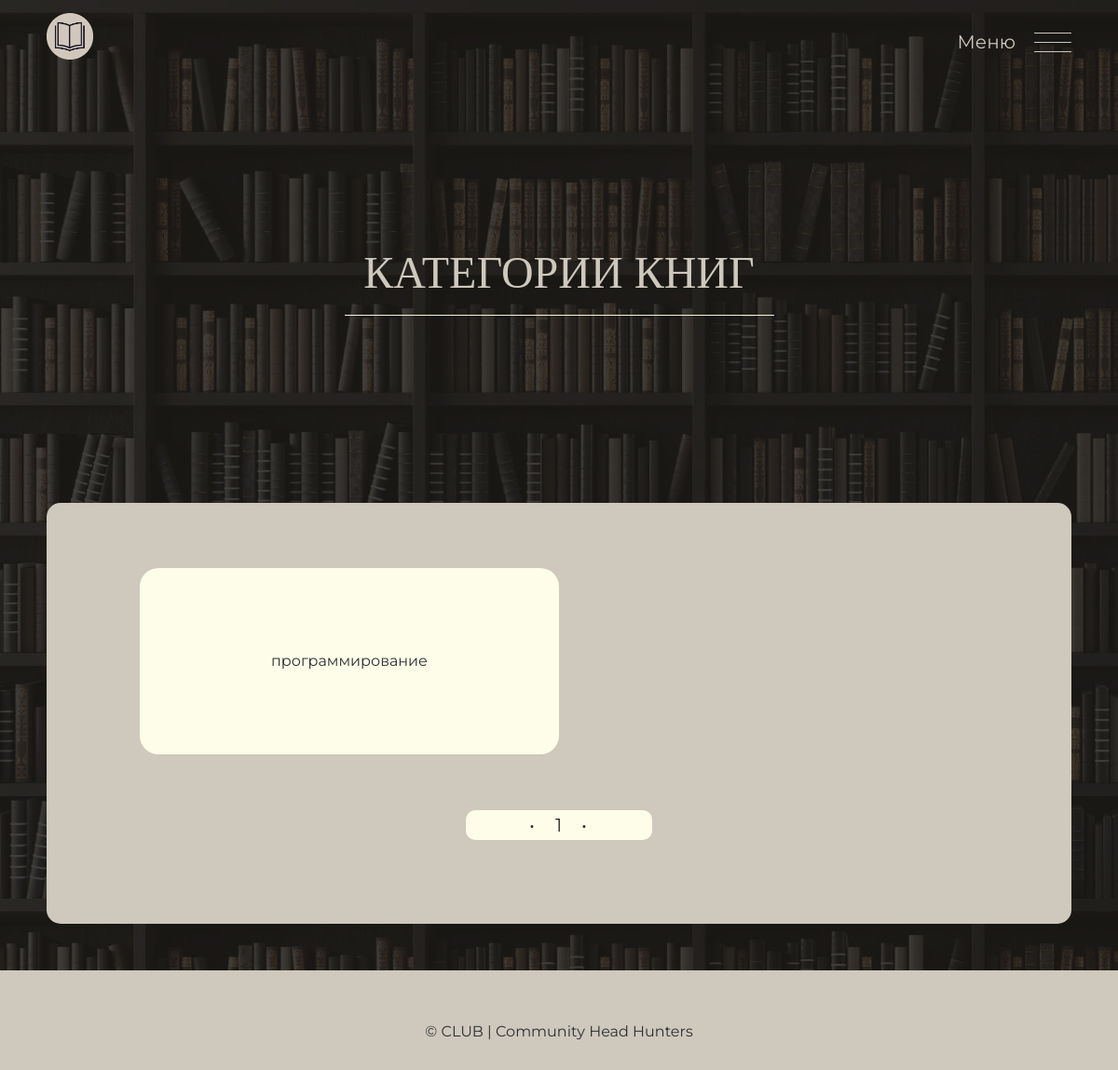
The page /categories on the database as committed earlier.
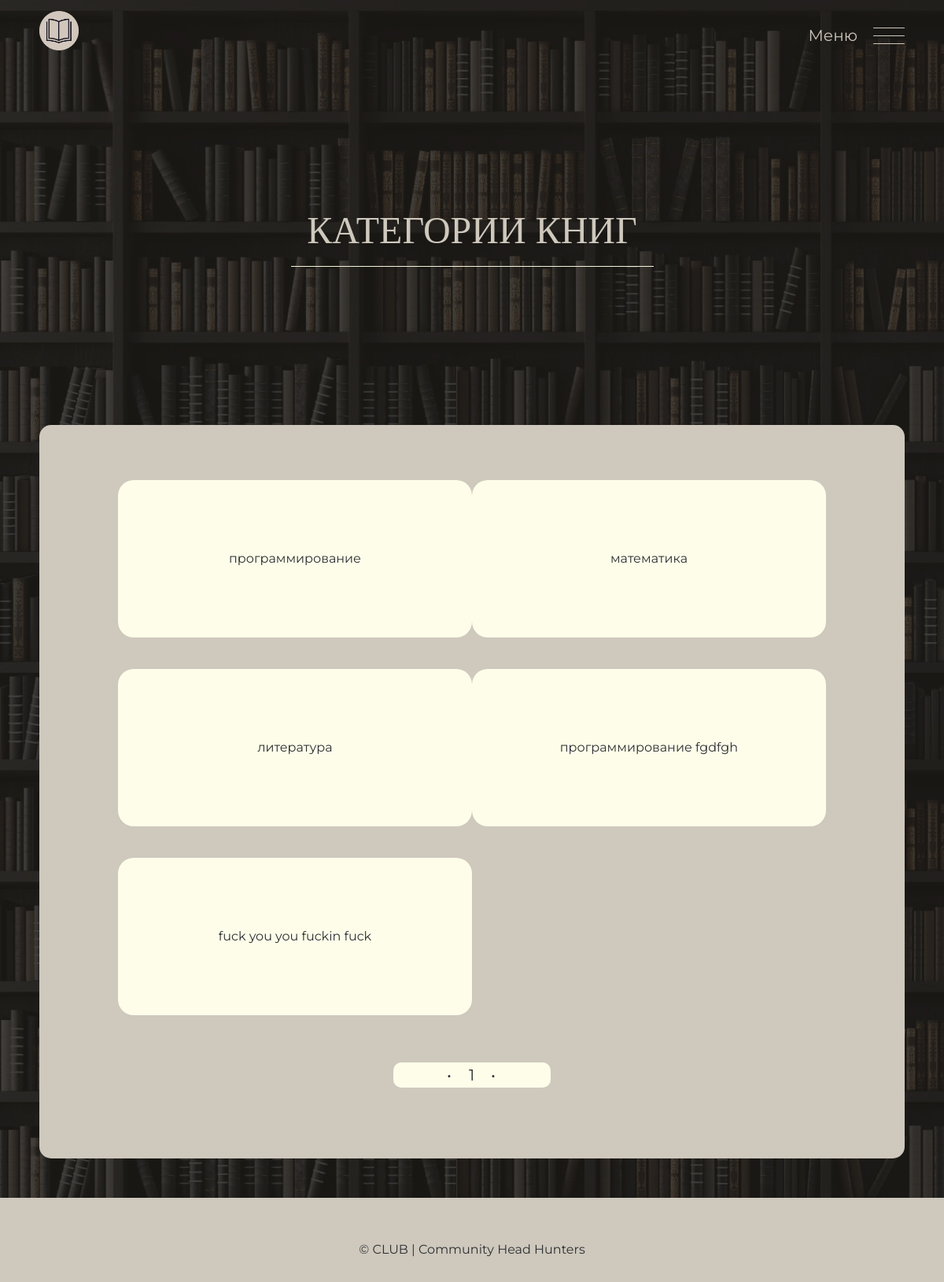
The same page on the database as committed later.
### app/models.py (models this page shows)
class Category(database.Model, SerializerMixin):
    __tablename__ = "categories"
    id = database.Column(database.Integer, primary_key=True)
    name = database.Column(database.String(256), unique=True, index=True)
    books = database.relationship('Book', backref='category', lazy='dynamic', cascade="all, delete, delete-orphan")
    topics = database.relationship('DiscussionTopic', backref='category', lazy='dynamic', cascade="all, delete, delete-orphan")

### app/main/views.py (the view)
@main.route('/categories', methods=['GET'])
def categories():
    list_id = request.args.get('list_id', None, type=int)
    category_pagination = Category.query.order_by().paginate(
        1, per_page=ELEMS_COUNT, error_out=False)
    categories = category_pagination.items
    return render_template('main/categories.html', categories=categories, category_pagination=category_pagination, list_id=list_id)

### app/auth/views.py (called while the page is built)
@auth.before_app_request
def before_request():
    if current_user.is_authenticated \
            and not current_user.confirmed \
            and request.endpoint \
            and request.blueprint != 'auth' \
            and request.endpoint != 'static':
        return redirect(url_for('auth.unconfirmed'))

### app/main/views.py (called while the page is built)
@main.app_context_processor
def inject_roles():
    return dict(Role=Role)

@main.app_context_processor
def inject_months_dict():
    return dict(months_dict=months_dict)

### app/personal/views.py (called while the page is built)
@personal.app_context_processor
def inject_roles():
    return dict(Role=Role)

### app/templates/main/categories.html (shortened to what this page needs)
{% import "lists_macro.html" as macros %}
<!DOCTYPE html>
<html lang="ru">
<head>
  <link rel="stylesheet" href="{{url_for('static', filename='styles/css/normalize.css')}}" />
  <link rel="stylesheet" href="{{url_for('static', filename='styles/css/style.css')}}" />
</head>
<body>
  <header class="header">
    <div class="header__container container">
      <a class="header__logo" href="{{url_for('main.index')}}">
        <img class="header__logo-image" src="{{url_for('static', filename='styles/img/logo.png')}}"
          alt="Логотип MAGIC BOOK KEEPER">
      </a>
      <div class="header__right">
        <span class="header__menu">Меню</span>
        <button class="header__burger hamburger hamburger__collapse js-burger" type="button">
          <span class="hamburger__box">
            <span class="hamburger__inner"></span>
          </span>
        </button>
      </div>
    </div>
  </header>
  <main>
    <section class="main">
      <div class="main__container container">
        <div class="main__top">
          <h1 class="main__title">Категории книг</h1>
          <svg width="461" height="1" viewBox="0 0 461 1" fill="none" xmlns="http://www.w3.org/2000/svg">
            <line y1="0.5" x2="461" y2="0.5" stroke="#F5F5DC" />
          </svg>
        </div>
      </div>
    </section>
    <section id="1" class="category">
      <div class="category__container container">
        <div class="category__wrap">
          <ul class="category__list list-reset" id="categories_block">
            {% for category in categories %}
            <li class="category__elem" id="{{category.id}}category_info"><a
                href="{{url_for('main.search_by_category', name=category.name, list_id=list_id)}}"
                class="category__book-link">
                <div class="category__block">{{ category.name }}</div>
              </a></li>
            {% endfor %}
          </ul>
          {% if category_pagination %}
          <div class="list__pagination pagination" id="user_pagination_container">
            <ul class="pagination__list list-reset" id="pagination">
              <li class="pagination__item disabled">
                  &bull;
              </li>
              {% for p in category_pagination.iter_pages() %}
                  {% if p %}
                    <li class="pagination__item active">
                        <a id="{{p}}list_pagi" data-url="/get_categories_page/{{p}}">{{ p }}</a>
                    </li>
                  {% else %}
                    <li class="pagination__item disabled"><a href="#">&hellip;</a></li>
                  {% endif %}
              {% endfor %}
              <li class="pagination__item disabled">
                  &bull;
              </li>
            </ul>
          </div>
          {% endif %}
        </div>
      </div>
    </section>
  </main>
  <footer class="footer">
    <div class="footer__container container">
      <a href="#" class="footer__wrap">© CLUB | Community Head Hunters</a>
    </div>
  </footer>
</body>
</html>

### app/static/styles/css/style.css (style rules this page uses)
html { box-sizing: border-box; }
*, *::before, *::after { box-sizing: inherit; }
body { font-family: "Montserrat", sans-serif; font-size: var(--default-fs); line-height: var(--default-lh); color: var(--black); background-color: #F5F5F5; background-image: url(../img/back19201.jpg); background-repeat: repeat; background-position: top center; }
img, svg { max-width: 100%; }
a { color: inherit; text-decoration: none; }
.container { margin-left: auto; margin-right: auto; padding-left: var(--container-padding); padding-right: var(--container-padding); max-width: var(--container-max-width); }
.list-reset { margin: 0; padding-left: 0; list-style: none; }
.pagination__list { display: flex; flex-wrap: wrap; align-items: center; justify-content: center; margin-top: 20px; }
.pagination__item { font-size: 20px; transition: font-weight .5s linear; }
.pagination__item:not(:last-child) { margin-right: 20px; }
.footer { height: 107px; }

### app/static/styles/css/_variables.css (style rules this page uses)
:root { --container-max-width: 1270px; --container-padding: 50px; --dark: #333; --white: #fff; --black: #2E3033; --orange: #FF9900; --focus: #FFB84D; --active: #E1670E; --gray: #666666; --footer: #CACACA; ; --regular: 400; --medium: 500; --semibold: 600; --bold: 700; --extrabold: 800; --default-fs: 16px; --default-lh: 32px; }

### app/static/styles/css/_header.css (style rules this page uses)
.header { padding-top: 14px; padding-bottom: 14px; }
.header__container { display: flex; flex-wrap: wrap; align-items: center; justify-content: space-between; color: #cec8bd; }
.header__right { display: flex; justify-content: center; align-items: center; }
.header__menu { margin-right: 20px; font-size: 20px; }
.header__logo-image { width: 50px; height: 50px; }

### app/static/styles/css/_main.css (style rules this page uses)
.main { display: flex; flex-direction: column; align-items: center; justify-content: center; padding-top: 180px; padding-bottom: 180px; }
.main__container { display: flex; flex-direction: column; align-items: center; justify-content: center; color: #cec8bd; }
.main__top { display: flex; flex-direction: column; align-items: center; justify-content: center; }
.main__title { margin-top: 0; text-align: center; margin-bottom: 21px; max-width: 900px; font-size: 48px; line-height: 48px; font-weight: var(--regular); font-family: 'Montaga'; text-transform: uppercase; }

### app/static/styles/css/_footer.css (style rules this page uses)
.footer { padding-top: 50px; padding-bottom: 25px; background-color: #cec8bd; }
.footer__wrap { display: flex; flex-direction: column; align-items: center; justify-content: center; color: #2E3033; text-align: center; }

### app/static/styles/css/_lists.css (style rules this page uses)
.list__pagination { margin-bottom: 20px; outline: none; cursor: pointer; }
.pagination__item { width: 8px; cursor: pointer; }
.pagination__list { width: 200px; border-radius: 10px; background-color: #fdfde9; }
.list__pagination { display: flex; justify-content: center; align-items: center; margin-bottom: 20px; outline: none; cursor: pointer; }

### app/static/styles/css/admin.css (style rules this page uses)
.category__list { display: flex; flex-wrap: wrap; justify-content: flex-start; align-items: center; }
.category__elem { position: relative; display: flex; justify-content: center; align-items: center; width: 300px; height: 200px; border-radius: 20px; background-color: #fdfde9; margin-bottom: 40px; cursor: pointer; transition: background-color 0.3s linear, color 0.3s linear; }
.category__block { display: flex; justify-content: center; align-items: center; width: 300px; height: 200px; border-radius: 20px; background-color: transparent; }
.category { padding-bottom: 50px; }
.category__wrap { padding: 70px 52px; border-radius: 15px; background-color: #cec8bd; }
.category__elem:not(:nth-child(3n)) { margin-right: 80px; }

### app/static/styles/css/media.css (style rules this page uses)
@media (max-width: 1300px) { .category__wrap { padding: 70px 100px; } }
@media (max-width: 1300px) { .category__elem:not(:nth-child(3n)) { margin-right: 0; } }
@media (max-width: 1300px) { .fraction__topic-list, .category__list { display: flex; flex-wrap: wrap; justify-content: space-between; align-items: center; } }
@media (max-width: 1300px) { .fraction__list-item, .category__elem { width: 450px; } }

Rows that differ between the two databases and show on the page:
added Category: name "математика"
added Category: name "литература"
added Category: name "программирование fgdfgh"
added Category: name "fuck you you fuckin fuck"
